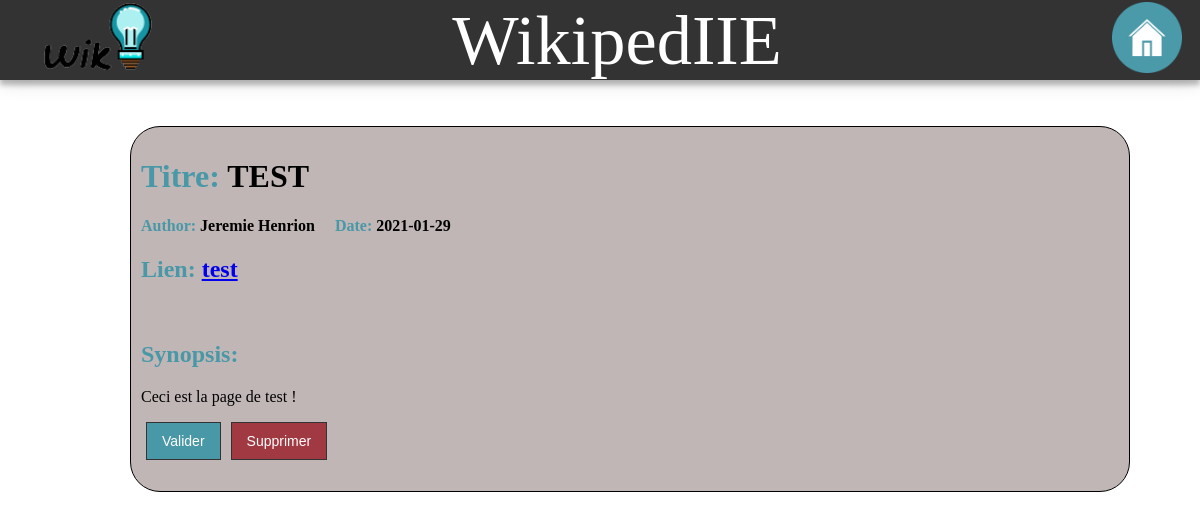
/html/wikipediie/vue/admin.php (signed in), run on the app's committed database.
### tables this page shows
CREATE TABLE `Page` (
  `ID_PAGE` int(11) NOT NULL,
  `TITLE` varchar(50) NOT NULL,
  `URL` varchar(50) NOT NULL,
  `AUTHOR` varchar(20) NOT NULL,
  `DATE` date NOT NULL,
  `VALIDATED` tinyint(1) NOT NULL,
  `SYNOPSIS` varchar(500) NOT NULL,
  `ID_ADMIN` int(11) DEFAULT NULL,
  `ID_CAT1` int(11) DEFAULT NULL,
  `ID_CAT2` int(11) DEFAULT NULL
);

### html/wikipediie/Model/dbFactory.php (called while the page is built, shortened)
<?php
class dbFactory{
  private $dbname = "wikipediie";
  private $host = "mariadb";
  private $port = 3306;
  private $password = PASS;
  private $id = "root";
  function createService() {
    return new \PDO("mysql:dbname=".$this->dbname.";host=".$this->host.";port=".$this->port, $this->id, $this->password);
  }
  function requete($requete) {
    $co = $this->createService();
    $stmt = $co->prepare($requete);
    $stmt->execute();
    return $stmt;
  }
}

### html/wikipediie/vue/admin.php (the view, shortened to what this page needs)
<body>
    <div class="article">
<?php
$dbfactory = new \Rediite\Model\Factory\dbFactory();
$stmt = $dbfactory->requete("SELECT * FROM Page WHERE VALIDATED = FALSE;");
foreach ($stmt->fetchAll() as $page) { ?>
    <div class="container">
        <h1>Titre: <span class="black"> <?php echo $page["TITLE"]; ?></span></h1>
        <h4>Author: <span class="black"> <?php echo $page["AUTHOR"]; ?></span> &nbsp;&nbsp;&nbsp; Date: <span class="black"><?php echo $page["DATE"]; ?> </span></h4>
        <h2>Lien: <a href="./loadpage.php?url=<?php echo $page["URL"]; ?>"><?php echo substr(substr($page["URL"], 13), 0, -4); ?></a></h2><br>
        <h2>Synopsis:</h2>
        <p><?php echo $page["SYNOPSIS"]; ?></p>
        <div style="display: flex; margin:5px;">
            <form action="../controller/validation.php" method="post">
                <input type='submit' class="button2" value="Valider">
            </form>
            <form action="../controller/remove.php" method="post">
                <input type="submit" class="btnsuppr" onclick="if(!confirm('Voulez-vous vraiment supprimer cet article ?')) return false;" value="Supprimer">
            </form>
        </div>
    </div>
<?php } ?>
</div>
</body>

### html/wikipediie/vue/style.css (style rules this page uses)
.menu { margin-bottom: 3%; height: 10%; background-color: #333333; box-shadow: 0 0 20px 0 rgba(0, 0, 0, 0.2), 0 5px 5px 0 rgba(0, 0, 0, 0.24); }
.menu ul { list-style: none; display: flex; justify-content: space-between; height: 100%; }
#li_wikipediie { height: 100%; }
.menu a { text-align:center; text-decoration: none; color:white; }
#logo { flex:1; height: 8.8vh; margin: 2%; }
#rouage { flex: 3; margin-top: 5px; height: 8.8vh; margin: 0.3vh; margin-right: 1.5vw; }
#wikipediie { flex:2; font-size: 8.8vh; margin: 2%; }
.menu li a { color: white; text-align: center; text-decoration: none; }
.container { margin: 10px; border-radius: 30px; border: solid 1px; padding: 10px; margin-bottom: 2%; }
.article { margin-left : 10vw; margin-right: 5%; overflow-y: scroll; scrollbar-width: thin; height: 80%; }
.article div { background-color: rgb(192, 182, 182); }
.article div h3, h1, h2, h4 { color:#4998a7; font: bold; }
.black { font-style: normal; color: black; }
.button1, .button2, .btnsuppr { background-color: #4998a7; color: white; border: 1px solid #333333; text-align: center; text-decoration: none; font-size: 1vw; cursor: pointer; }
.button2, .btnsuppr { padding: 10px 15px !important; font-size: 14px !important; margin-right: 10px; }
.btnsuppr { background-color: #a03941 !important; }
.page div h3, h1, h2, h4 { color:#4998a7; font: bold; }
body { overflow-y: hidden; margin: 0%; }

### data on the page
page: TITLE "TEST", AUTHOR "Jeremie Henrion", DATE "2021-01-29", URL "test", SYNOPSIS "Ceci est la page de test !"
